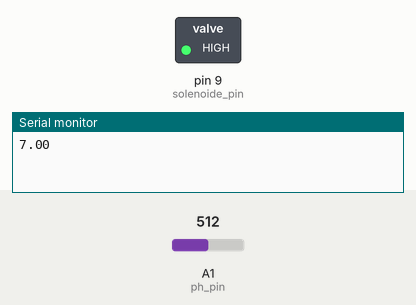
Simulated run of this sketch. Board: Arduino Uno, built with avr-gcc and run on an emulated ATmega328P. On the bench: switched loads named in the sketch (green lamp = pin HIGH), the last lines printed to the serial monitor. The test bench sets the inputs (shaded band); at power-on: A1 (ph_pin) = 512.

Above: at 2.2 s.
2.3 s: A1 (ph_pin) set to 446
5.2 s: A1 (ph_pin) set to 415
At 7.9 s:
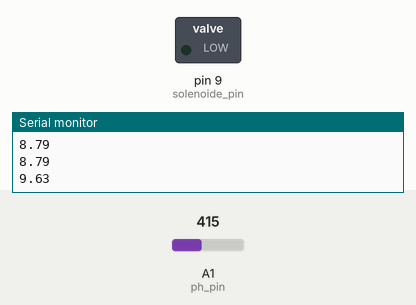
9.2 s: A1 (ph_pin) set to 511
10.7 s: A1 (ph_pin) set to 306
At 14.5 s:
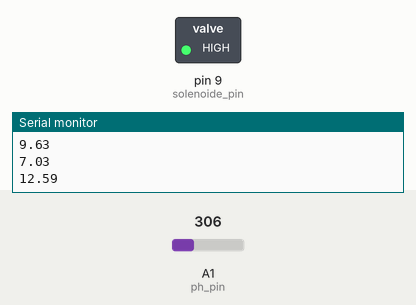
Timing chart, 0 to 15.7 s (numbered marks = the images above; inputs shaded):
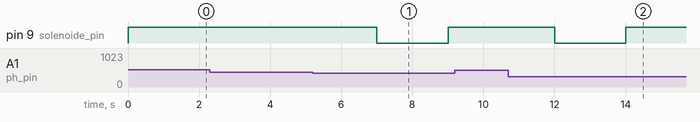

The sketch:

eye-fish.ino
```cpp
#include <Servo.h>
#include "Serials.h"
#include "PhSensor.h"

int solenoide_pin = 9;
int ph_pin = A1;

Servo motor;
Serials serials;

const int threeHoursInSeconds = 10800;
int timerInSeconds = 0;
boolean isActived = false;

float ph_min = 1.0;
float ph_med = 0.0;
float ph_max = 9.2;
float ph_atual = 0.0;

void setup() {
    Serial.begin(9600);
    serials = Serials();
    pinMode(solenoide_pin, OUTPUT);
    down();
}

void loop() {
    valueOfPh();
}

void valueOfPh(){
    int measure = analogRead(ph_pin);

    double voltage = 5 / 1024.0 * measure; //classic digital to voltage conversion

    float Po = 7 + ((2.5 - voltage) / 0.18);

    delay(1000);
    Serial.println(Po);
    paraconsistente(Po);
}

void valuesFromApp(){
    serials.loop(&ph_min, &ph_med, &ph_max);
    if(serials.hasData == true){
        serials.setHasData(false);
    }
}


void paraconsistente(float ph){
  float dMinimo = ph_min / 10.0;
  float dMaximo = ph_max / 10.0;
  float dAtual = ph / 10.0;

  float grauDeIncertezaMinimo = dAtual + dMinimo - 1;
  float grauDeCertezaMinimo = dMinimo - dAtual;

  float grauDeIncertezaMaximo = dAtual + dMaximo - 1;
  float grauDeCertezaMaximo = dMaximo - dAtual;

  float validadoMinimo = valida(dMinimo, dAtual, grauDeCertezaMinimo, grauDeIncertezaMinimo);
  float validadoMaximo = valida(dMaximo, dAtual, grauDeCertezaMaximo, grauDeIncertezaMaximo);

  if (((validadoMinimo && validadoMaximo) || (ph < ph_min || ph > ph_max))) {
    up();
    down();
  } else {
    timerInSeconds = timerInSeconds + 1;
    if(timerInSeconds == threeHoursInSeconds){
      paraconsistente(ph);
      timerInSeconds = 0;
      isActived = false;
    }
  }
}

//objetivo entrar em um range
//ef == evidencia favoravel == minimo ou maximo
//ec == evidencia contraria == ph atual
//ctmenos == grau de certeza == grauDeCertezaMinimo
//ctmais == grau de inceteza == grauDeIncertezaMinimo
boolean valida(float ef, float ec, float ctmenos, float ctmais){
   if (ef != ec) {
      if (ctmenos >= 0.5 && ef >= 0.5 && ec <= 0.5) {
          return true;
      } if (ctmenos <= -0.5 && ef <= 0.5 && ec >= 0.5) {
          return false;
      } if (ctmais >= 0.5 && ef >= 0.5 && ec >= 0.5 && ec > ef) {
          return true;
      } if (ctmenos <= 0.5 && ctmais >= 0 && ef >= 0 && ef > ec) {
          return false;
      } if (ctmenos <= 0.5 && ctmais <= 0 && ef >= 0.5 && ef > ec) {
          return true;
      } if (ctmais <= 0.5 && ctmenos >= 0 && ec >= 0.5 && ef > ec) {
          return false;
      } if (ctmais <= 0.5 && ctmenos <= 0 && ef >= 0.5 && ec > ef) {
          return true;
      } else return false;
  } else {
      if (ef == 1) {
          return true;
      } else {
          if (ef == 0) {
              return false;
          } else {
              return false;
          }
      }
  }
}

void up(){
   digitalWrite(solenoide_pin, LOW);
   delay(2000);
}

void down(){
    digitalWrite(solenoide_pin, HIGH);
    delay(1000);
}
```

PhSensor.cpp
```cpp
#include "PhSensor.h"
#include <Arduino.h>

PhSensor::PhSensor() {}

PhSensor::PhSensor(int pin) {
    this->pin = pin;
    read();
}

float PhSensor::read(){
    int measure = analogRead(pin);

    double voltage = 5 / 1024.0 * measure; //classic digital to voltage conversion
    float Po = 7 + ((2.5 - voltage) / 0.18);

    delay(1000);
    return Po;
}
```

PhSensor.h
```cpp
#ifndef MY_PH_SENSOR_H
#define MY_PH_SENSOR_H
#include <Arduino.h>

class PhSensor {
  private:
    double voltage;
    int pin;
    int measure;
    int valueOfDelay = 1000;

  public:
    float ph;
    PhSensor();
    PhSensor(int pin);
    float read();
};

#endif
```

Serials.cpp
```cpp
#include "Serials.h"
#include <Arduino.h>

Serials::Serials() {}

void Serials::setSeparator(char separetor){
    this->separetor = separetor;
}

void Serials::loop(float* one, float* two, float* three){
    init();
    if (hasData == true) {
        strcpy(tempChars, receivedChars);

        getThreeValuesFromData(one, two, three);
    }
}

void Serials::setHasData(boolean newValue){
    hasData = newValue;
}

void Serials::init() {
    while (Serial.available() > 0 && hasData == false) {
        charReceivedFromApp = Serial.read();
        if (recvInProgress == true) {
            if (charReceivedFromApp != endMarker) {
                receivedChars[ndx] = charReceivedFromApp;
                ndx++;
                if (ndx >= numChars) {
                    ndx = numChars - 1;
                }
            }
            else {
                receivedChars[ndx] = '\0';
                recvInProgress = false;
                ndx = 0;
                hasData = true;
            }
        } else if (charReceivedFromApp == startMarker) {
            recvInProgress = true;
        }
    }
}

void Serials::getThreeValuesFromData(float* one, float* two, float* three) {
    char * strtokIndx;

    strtokIndx = strtok(tempChars, ",");
    *one = atof(strtokIndx);

    strtokIndx = strtok(NULL, ",");
    *two = atof(strtokIndx);

    strtokIndx = strtok(NULL, ",");
    *three = atof(strtokIndx);
}
```

Serials.h
```cpp
#ifndef MY_SERIALS_H
#define MY_SERIALS_H
#include <Arduino.h>

class Serials {

  private:
    boolean recvInProgress = false;
    byte ndx = 0;
    static const byte numChars = 32;
    char receivedChars[numChars];
    char tempChars[numChars];
    char startMarker = '<';
    char endMarker = '>';
    char separetor = ',';
    char charReceivedFromApp;

  public:
    boolean hasData = false;
    Serials();
    void init();
    void setHasData(boolean newValue);
    void loop(float* one, float* two, float* three);
    void setSeparator(char separetor);
    void getThreeValuesFromData(float* one, float* two, float* three);
};

#endif
```

Measured:
- the behaviour switches between 431 and 430 on A1 (ph_pin) (found by bisection; images 0 and 1)
- after the input at 5.2 s, pin 9 (solenoide_pin): HIGH → LOW after 1.8 s, → HIGH 2.0 s later
- after the input at 9.2 s, every drawn part: stays the same
- after the input at 10.7 s, pin 9 (solenoide_pin): HIGH → LOW after 1.3 s, → HIGH 2.0 s later
